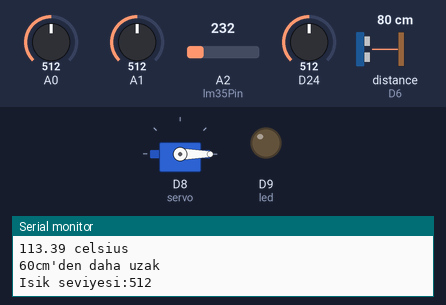
Simulated run of this sketch. Board: Arduino MKR. Parts: servo, output pins drawn as LEDs (lit = HIGH), the last lines printed to the serial monitor. Wiring (inferred from the names in the program): ultrasonic range finder: trigger D7; echo D6. The inputs (shaded band) are chosen by the test bench; at power-on: distance to the obstacle (sensor on D6) 80 cm, A0 = 512, A1 = 512, A2 (lm35Pin) = 232, D24 = 512. The echo pulse lasts 58.3 µs per cm; WiFi joins after 1.5 s; servers stay silent unless stated; uploads are accepted with an empty reply; pins used as bus, display or sensor lines are not drawn.

Above: at 12.7 s.
12.8 s: distance to the obstacle (sensor on D6) set to 35 cm
At 12.8 s:
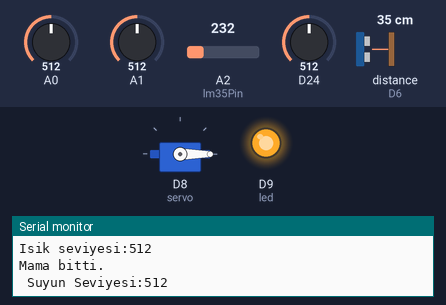
14.7 s: distance to the obstacle (sensor on D6) set to 28 cm
At 17.2 s:
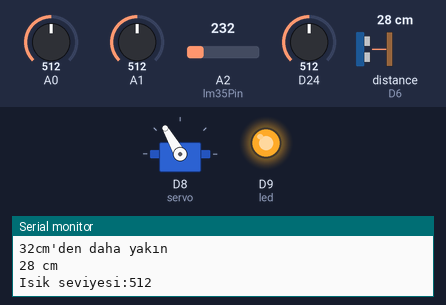
17.5 s: A0 set to 215
20.0 s: A0 set to 184
At 22.5 s:
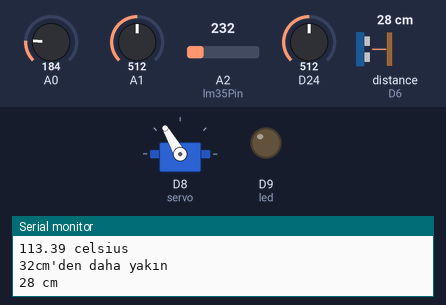
23.3 s: A0 set to 242
26.0 s: A0 set to 260
At 29.0 s:
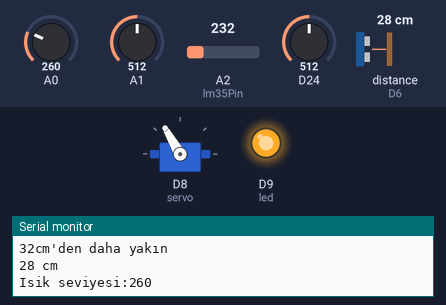
Timing chart, 0 to 30.3 s (numbered marks = the images above; inputs shaded):
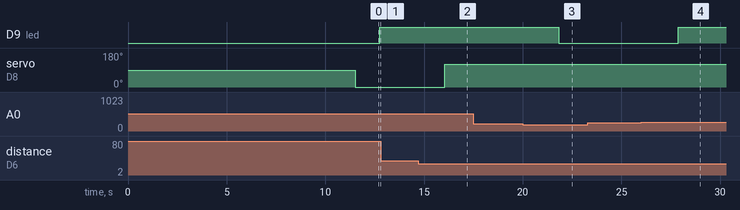

The sketch:

project3.ino
```cpp
 #include <Servo.h>
  #include <WiFi.h>
  #include <WiFiNINA.h>
  #include <ESP8266WiFi.h>
  #include <ESP8266WebServer.h>
  #include <DHT.h>
  #include <NTPClient.h>
  #include <WiFiUdp.h>
  char ssid[] = "test";
  char pass[] = "";
  int status = WL_IDLE_STATUS;

  char server[] = "https://dirty-paws.ey.r.appspot.com/status";

/*
const char* ssid = "OzSonNet-Parlat";
const char* password =  "*********";
  */

  #define RX 2
  #define TX 3
  #define trigPin 7
  #define echoPin 6
  #define led 9

  int lm35Pin = A2;
  int okunan_deger = 0;
  int sound = 250;
  int seviye=A1;

  float sicaklik_gerilim = 0;
  float sicaklik = 0;

  Servo servo;

  String postData;
  String postVariable = "temp=";

  WiFiClient client;


    void setup() {


          Serial.begin (9600);
          pinMode(led,OUTPUT);
          pinMode(trigPin, OUTPUT);
          pinMode(echoPin, INPUT);
          servo.attach(8);

          while (status != WL_CONNECTED) {
              Serial.print(" Network named: ");
              Serial.println(ssid);
              status = WiFi.begin(ssid, pass);
              delay(10000);
            }

            Serial.print("SSID: ");
            Serial.println(WiFi.SSID());
            IPAddress ip = WiFi.localIP();
            IPAddress gateway = WiFi.gatewayIP();
            Serial.print("IP Address: ");
            Serial.println(ip);
          }


/*
          Serial.begin(115200);
          delay(4000);

          WiFi.begin(ssid, password);

      while (WiFi.status() != WL_CONNECTED) {
        delay(1000);
        Serial.println("Baglanti bekleniyor");
  }

  Serial.println("Baglandi");

} */


    void loop() {
        long duration, distance;


              digitalWrite(trigPin, LOW);
              delayMicroseconds(2);
              digitalWrite(trigPin, HIGH);
              delayMicroseconds(10);
              digitalWrite(trigPin, LOW);
              duration = pulseIn(echoPin, HIGH);
              distance = (duration/2) / 29.1;

              okunan_deger = analogRead(lm35Pin);
              sicaklik_gerilim = (okunan_deger / 1023.0)*5000;
              sicaklik = sicaklik_gerilim /10.0;

              Serial.print(sicaklik);
              Serial.println(" celsius");

              if (distance < 32) {
                  Serial.println("32cm'den daha yakın");
                  servo.write(120);
              }
              else {
                  servo.write(0);
              }
              if (distance > 60 || distance <= 0){
                  Serial.println("60cm'den daha uzak");
              }
              else {
                  Serial.print(distance);
                  Serial.println(" cm");
              }
                delay(500);


              int isik = analogRead(A0);
                    Serial.print("Isik seviyesi:");
                    Serial.println(isik);
                    delay(750);

                if(isik > 250){            // Mama kabının altında ışık sensörü ile boş mama kabı olduğunda ışık alacağından mama kabı boş oluyor.
                  digitalWrite(led,HIGH);
                  Serial.print("Mama bitti.");
                }

                if(isik < 200){
                  digitalWrite(led,LOW);
                }

                    seviye=analogRead(A1);
                    Serial.print("\n Suyun Seviyesi:");
                    Serial.println(seviye);


/*
               if(WiFi.status()== WL_CONNECTED){

                     HTTPClient http;

                     http.begin("http://jsonplaceholder.typicode.com/posts");
                     http.addHeader("Content-Type", "text/plain");
                     int httpResponseCode = http.POST("POSTING from ESP32");

                             if(httpResponseCode>0){

                              String response = http.getString();

                              Serial.println(httpResponseCode);   //Print return code
                              Serial.println(response);           //Print request answer

                             }else{

            Serial.print("Error on sending POST: ");
            Serial.println(httpResponseCode);

   }

   http.end();  //Free resources

 }else{

    Serial.println("Error in WiFi connection");

 }

  delay(10000);
          */
          int reading = analogRead(led);
          float voltage = reading * 5.0;
          voltage /= 1024.0;
          float temperatureC = (voltage - 0.5) * 100 ;
          float temperatureF = (temperatureC * 9.0 / 5.0) + 32.0;

          postData = postVariable + temperatureF;

          if (client.connect(server, 80)) {
            client.println("POST /test/post.php HTTP/1.1");
            client.println("Host: https://dirty-paws.ey.r.appspot.com/status");
            client.println("Content-Type: application/x-www-form-urlencoded");
            client.print("Content-Length: ");
            client.println(postData.length());
            client.println();
            client.print(postData);
          }

          if (client.connected()) {
            client.stop();
          }
          Serial.println(postData);


              }
```

Measured:
- the behaviour switches between 32 and 31 cm on distance to the obstacle (sensor on D6) (found by bisection; images 1 and 2)
- the behaviour switches between 200 and 199 on A0 (found by bisection; images 2 and 3)
- the behaviour switches between 250 and 251 on A0 (found by bisection; images 3 and 4)
- after the input at 14.7 s, servo on D8 (servo): 0° → 120° after 1.3 s
- after the input at 20.0 s, D9 (led): HIGH → LOW after 1.8 s
- after the input at 26.0 s, D9 (led): LOW → HIGH after 1.9 s
